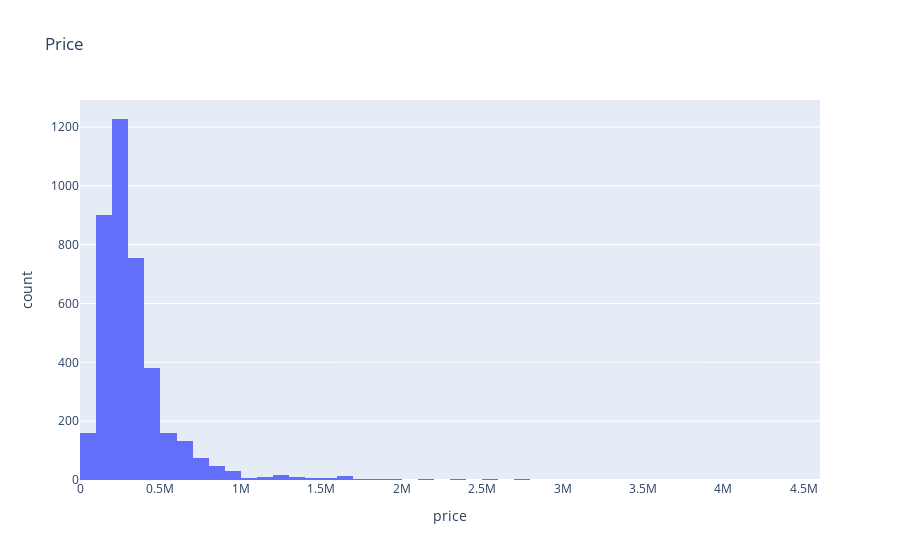
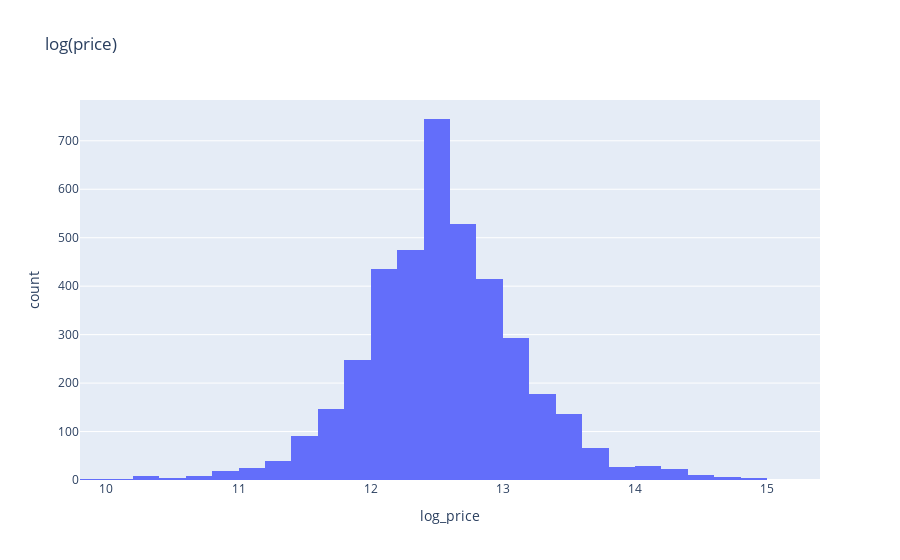
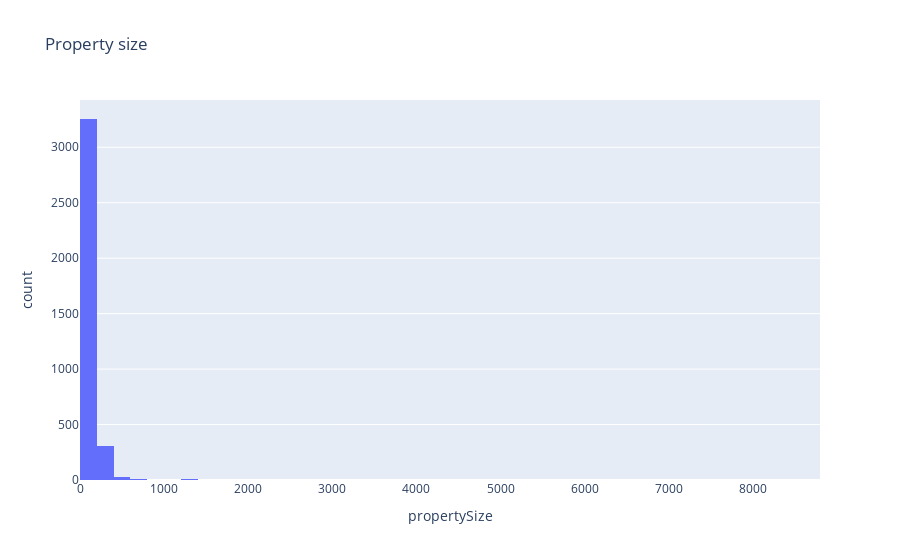
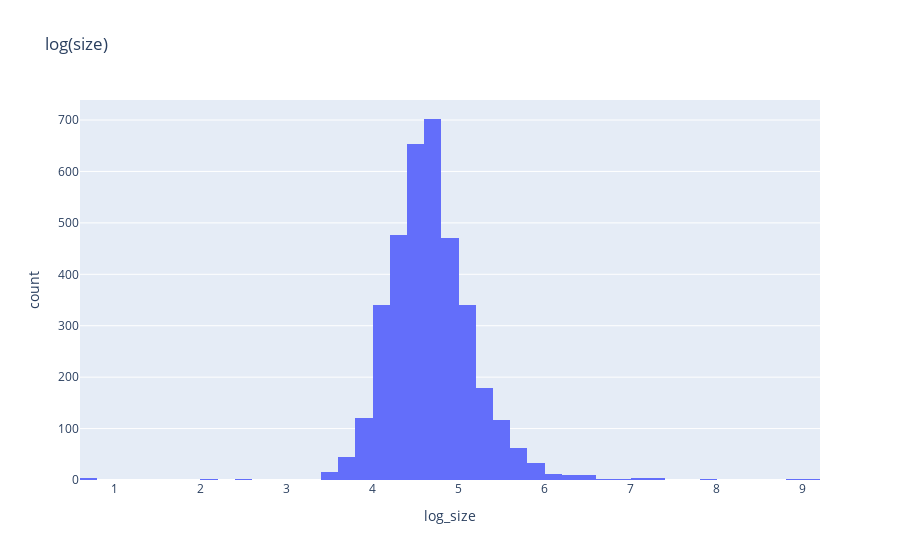

Source (notebook cell) for these figures, in order:
### Markdown cell above
### Histograms
##### log-transforming

What we're looking for
- Original scale: if the histogram is strongly right‑skewed, a log transform often helps.
- Log scale: if the histogram of log_price looks more symmetric, bell‑ish, that’s a sign that log‑transforming for regression is useful (errors closer to normal, linearity easier).

### Code cell
import numpy as np

# price and size log-transform)
df['log_price'] = np.log1p(df['price'])          # log(1 + x) helps to avoid log(0)
df['log_size']  = np.log1p(df['propertySize'])

# histograms before transformation
px.histogram(df, x='price', nbins=50, title='Price').show()
px.histogram(df, x='log_price', nbins=50, title='log(price)').show()

#log- scale histograms
px.histogram(df, x='propertySize', nbins=50, title='Property size').show()
px.histogram(df, x='log_size', nbins=50, title='log(size)').show()

### Figure 1 — Plotly figure (JSON) as saved in the notebook; plotly's stock layout.template omitted (floating-point values rounded to 4 significant figures; data arrays with more than 128 entries replaced by an {"elided": "..."} marker saying what was removed)
{"data": [{"bingroup": "x", "hovertemplate": "price=%{x}<br>count=%{y}<extra></extra>", "legendgroup": "", "marker": {"color": "#636efa", "pattern": {"shape": ""}}, "name": "", "nbinsx": 50, "orientation": "v", "showlegend": false, "type": "histogram", "x": {"elided": "3966 int values"}, "xaxis": "x", "yaxis": "y"}], "layout": {"barmode": "relative", "legend": {"tracegroupgap": 0}, "title": {"text": "Price"}, "xaxis": {"anchor": "y", "domain": [0, 1], "title": {"text": "price"}}, "yaxis": {"anchor": "x", "domain": [0, 1], "title": {"text": "count"}}}}

### Figure 2 — Plotly figure (JSON) as saved in the notebook; plotly's stock layout.template omitted (floating-point values rounded to 4 significant figures; data arrays with more than 128 entries replaced by an {"elided": "..."} marker saying what was removed)
{"data": [{"bingroup": "x", "hovertemplate": "log_price=%{x}<br>count=%{y}<extra></extra>", "legendgroup": "", "marker": {"color": "#636efa", "pattern": {"shape": ""}}, "name": "", "nbinsx": 50, "orientation": "v", "showlegend": false, "type": "histogram", "x": {"elided": "3966 float values"}, "xaxis": "x", "yaxis": "y"}], "layout": {"barmode": "relative", "legend": {"tracegroupgap": 0}, "title": {"text": "log(price)"}, "xaxis": {"anchor": "y", "domain": [0, 1], "title": {"text": "log_price"}}, "yaxis": {"anchor": "x", "domain": [0, 1], "title": {"text": "count"}}}}

### Figure 3 — Plotly figure (JSON) as saved in the notebook; plotly's stock layout.template omitted (floating-point values rounded to 4 significant figures; data arrays with more than 128 entries replaced by an {"elided": "..."} marker saying what was removed)
{"data": [{"bingroup": "x", "hovertemplate": "propertySize=%{x}<br>count=%{y}<extra></extra>", "legendgroup": "", "marker": {"color": "#636efa", "pattern": {"shape": ""}}, "name": "", "nbinsx": 50, "orientation": "v", "showlegend": false, "type": "histogram", "x": {"elided": "3966 float values"}, "xaxis": "x", "yaxis": "y"}], "layout": {"barmode": "relative", "legend": {"tracegroupgap": 0}, "title": {"text": "Property size"}, "xaxis": {"anchor": "y", "domain": [0, 1], "title": {"text": "propertySize"}}, "yaxis": {"anchor": "x", "domain": [0, 1], "title": {"text": "count"}}}}

### Figure 4 — Plotly figure (JSON) as saved in the notebook; plotly's stock layout.template omitted (floating-point values rounded to 4 significant figures; data arrays with more than 128 entries replaced by an {"elided": "..."} marker saying what was removed)
{"data": [{"bingroup": "x", "hovertemplate": "log_size=%{x}<br>count=%{y}<extra></extra>", "legendgroup": "", "marker": {"color": "#636efa", "pattern": {"shape": ""}}, "name": "", "nbinsx": 50, "orientation": "v", "showlegend": false, "type": "histogram", "x": {"elided": "3966 float values"}, "xaxis": "x", "yaxis": "y"}], "layout": {"barmode": "relative", "legend": {"tracegroupgap": 0}, "title": {"text": "log(size)"}, "xaxis": {"anchor": "y", "domain": [0, 1], "title": {"text": "log_size"}}, "yaxis": {"anchor": "x", "domain": [0, 1], "title": {"text": "count"}}}}
